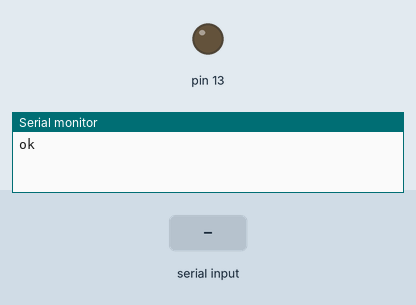
This sketch was run on a simulated Arduino Uno, built with avr-gcc and run on an emulated ATmega328P. On the bench: output pins drawn as LEDs (lit = HIGH), the last lines printed to the serial monitor. Inputs (shaded band) come from the test bench.

Above: at 1.2 s.
1.3 s: "a\n" received over the second serial link
At 2.3 s:
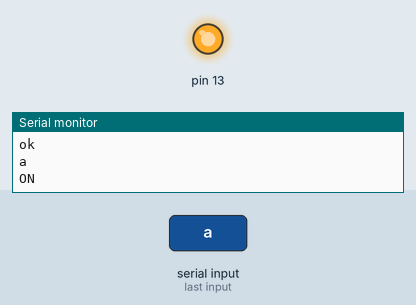
2.8 s: "s\n" received over the second serial link
At 3.4 s:
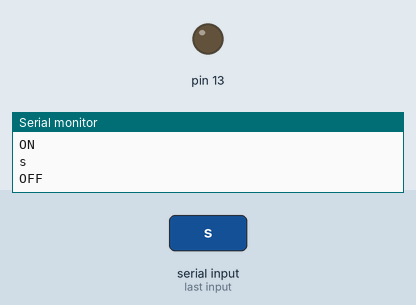
Timing chart, 0 to 5.8 s (numbered marks = the images above; inputs shaded):
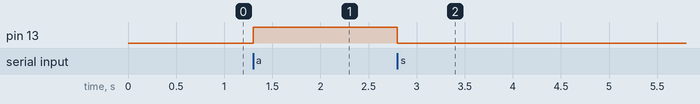

The sketch:

bt_led.ino
```cpp
#include <SoftwareSerial.h>
SoftwareSerial SSerial(7, 8);

void setup() {
  Serial.begin(9600);
  Serial.println("ok");
  SSerial.begin(9600);

  pinMode(13, OUTPUT);
}

String str = "";

void loop() {
  if (SSerial.available()) {
    char ch = SSerial.read();
    Serial.println(ch);
    if ( (ch == '\n') || (ch == '\r') ) {
      cmd(str);
      str = "";
    } else {
      str += ch;
    }
  }
}

void cmd(String str) {
  char c = str.charAt(0);
  if (c == 'a') {
    Serial.println("ON");
    digitalWrite(13, HIGH);
  } else if (c == 's') {
    Serial.println("OFF");
    digitalWrite(13, LOW);
  }
}
```

Measured:
- after the input at 1.3 s, pin 13: LOW → HIGH at once
- after the input at 2.8 s, pin 13: HIGH → LOW at once
